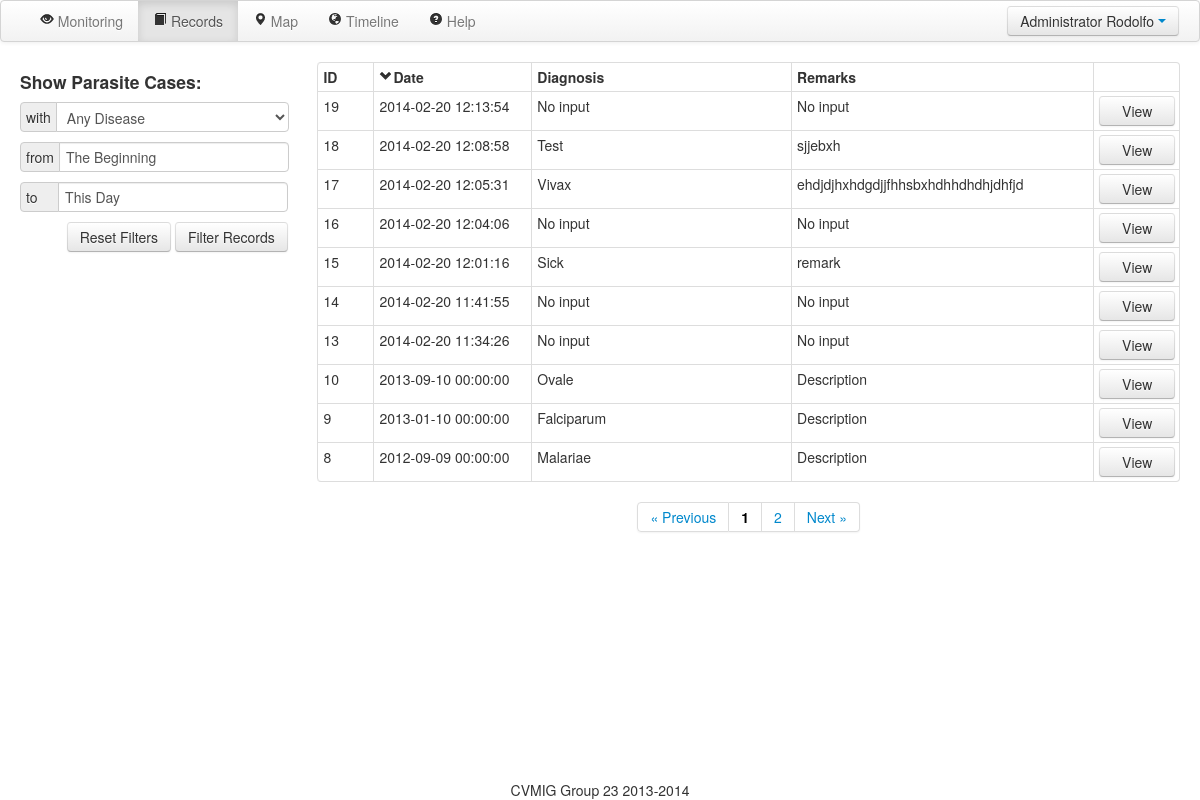
The page /records/ (signed in) on the database as committed earlier.
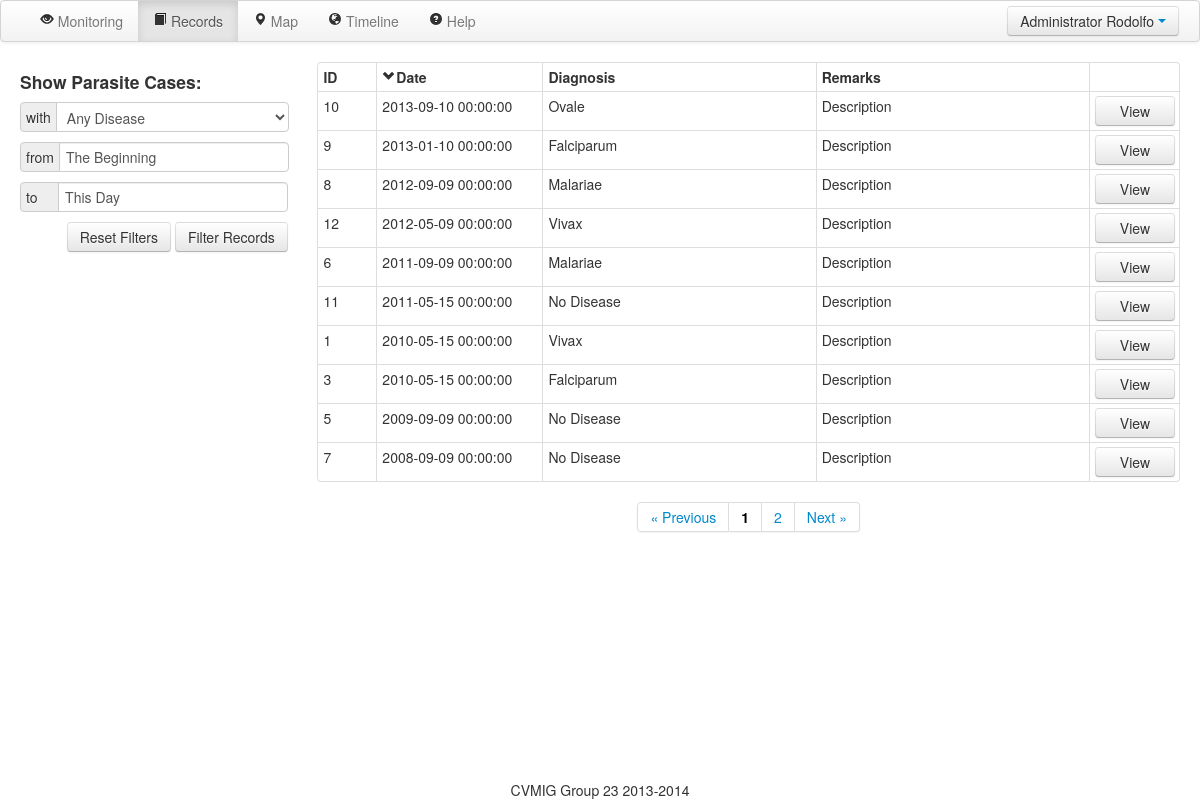
The same page on the database as committed later.
### serveus/models.py (models this page shows, shortened)
class Case(db.Model):
    __tablename__ = 'case'
    id = db.Column(db.Integer, primary_key=True)
    date = db.Column(db.DateTime())
    parasite = db.Column(db.String(100))
    description = db.Column(db.String(1000))
    comment = db.Column(db.String(1000))
    lat = db.Column(db.Float)
    lng = db.Column(db.Float)
    user_id = db.Column(db.Integer, db.ForeignKey('user.id'))
    images = db.relationship('Image', backref='case', lazy='dynamic')

### serveus/views.py (the view)
@app.route('/records/')
@login_required
def records():
    print request.args.get('page')
    if not request.args.get('page'):
        page = 1
    else:
        page = int(request.args.get('page'))
    if request.args:
        parasiteSelected = request.args.get('parasite_selection')
        parasiteIndex = parasiteList.index(parasiteSelected)
        date_start = request.args.get('date_start')
        date_end = request.args.get('date_end')
        sort_by = request.args.get('sort_by')
        order = request.args.get('order')
        caseList=''
        if date_start != 'The Beginning' :
            a=request.args.get('date_start')
            b=a.split('/')
            dt=datetime.date(int(b[2]),int(b[0]),int(b[1]))
            a=request.args.get('date_end')
            b=a.split('/')
            dte=datetime.date(int(b[2]),int(b[0]),int(b[1])) + datetime.timedelta(days=1)
        else :
            dt=datetime.date(1000,1,1)
            dte=datetime.date(9000,12,31)
        sortby=''
        if sort_by== 'date':
            sortby='date'
        elif sort_by== 'parasite':
            sortby='parasite'
        elif sort_by== 'description':
            sortby='description'
        else:
            sortby='id'
        param= "\"case\"."+sortby+" "+order
        print param
        if parasiteIndex == 0: # Display all
            caseList= Case.query.filter(Case.date>=dt,Case.date<=dte).order_by(param)
        else:
            caseList = Case.query.filter(Case.parasite==parasiteList[parasiteIndex],Case.date>=dt,Case.date<=dte).order_by(param)
    else:
        parasiteIndex = 0
        date_start = "The Beginning"
        date_end = "This Day"
        sort_by = "date"
        order = "desc"
        caseList = Case.query.order_by(Case.date.desc())
    if (str(current_user.usertype)=='Microscopist'):
        templist=[]
        for i in caseList:
            if(i.user == current_user):
                templist.append(i)
        caseList=templist
    caseList = [i for i in caseList]
    pagination = Pagination(page, Pagination.PER_PAGE, len(caseList))
    caseList = caseList[(page-1)*Pagination.PER_PAGE : ((page-1)*Pagination.PER_PAGE) + Pagination.PER_PAGE]
    return render_template("records.html", caseList = caseList, pagination = pagination, parasiteList = parasiteList, parasiteIndex = parasiteIndex, date_start = date_start, date_end = date_end, sort_by = sort_by, order = order, user = current_user)

### serveus/misc.py (called while the page is built)
    @property
    def pages(self):
        return int(ceil(self.total_count / float(self.per_page)))

    @property
    def has_prev(self):
        return self.page > 1

    @property
    def has_next(self):
        return self.page < self.pages

    def iter_pages(self, left_edge=2, left_current=2,
                   right_current=5, right_edge=2):
        last = 0
        for num in xrange(1, self.pages + 1):
            if num <= left_edge or \
               (num > self.page - left_current - 1 and \
                num < self.page + right_current) or \
               num > self.pages - right_edge:
                if last + 1 != num:
                    yield None
                yield num
                last = num

### serveus/models.py (called while the page is built)
    def __str__(self):
        return self.name

### serveus/views.py (called while the page is built)
@login_manager.user_loader
def load_user(userid):
    return User.query.get(userid)

### serveus/templates/records.html (shortened to what the changed rows need)
<!DOCTYPE html>
<html>
	<head>
		<link href="/static/css/bootstrap.min.css" rel="stylesheet" media="screen">
		<link href="/static/css/bootstrap-responsive.css" rel="stylesheet">
        <link href="/static/css/eyecon-datepicker.css" rel="stylesheet">
	</head>
	<body>
    <div id="super">
		<div class="container-fluid">
            <div class="row-fluid">
				<div class="span9" style="background-color: white;">
				    <table class="table table-bordered table-condensed">
					<tr>
                    <th class="span1">ID</div>
                    <th class="span2" onclick="sort('date');" style="min-width: 80px; cursor: pointer;">Date <div class="pull-left"><i class="" id="date_chevron"></i></div>
                    <th class="span3" onclick="sort('parasite');" style="cursor: pointer;">Diagnosis <div class="pull-left"></div>
                    <th class="span3" onclick="sort('description');" style="cursor: pointer;">Remarks <div class="pull-left"></div>
                    <th class="span1">
                    {% for i in caseList %}
					<tr><td>{{i.id}}<td>{{i.date}}<td>{{i.parasite}}<td>{{i.description}}<td><a href="/case/{{ i.id }}/" class="btn" style="width: calc(100% - 25px)">View</a>
                    {% endfor %}
                    {% if pagination.pages %}
                    <div class="pagination" style="text-align: center">
                    <ul>
                    {% for page in pagination.iter_pages() %}{% if page %}<li><a href="#" {% if page != pagination.page %}onclick="set_page('{{page}}')"{% else %}style="color: black; font-weight: bold"{% endif %}>{{ page }}</a></li>{% endif %}{% endfor %}
                    </ul>
                    </div>
                    {% endif %}
				</div>
			</div>
		</div>
	</body>
</html>

Rows that differ between the two databases and show on the page:
removed Case: id "19", date "2014-02-20 12:13:54", parasite "No input", description "No input"
removed Case: id "18", date "2014-02-20 12:08:58", parasite "Test", description "sjjebxh"
removed Case: id "17", date "2014-02-20 12:05:31", parasite "Vivax", description "ehdjdjhxhdgdjjfhhsbxhdhhdhdhjdhfjd"
removed Case: id "16", date "2014-02-20 12:04:06", parasite "No input", description "No input"
removed Case: id "15", date "2014-02-20 12:01:16", parasite "Sick", description "remark"
removed Case: id "14", date "2014-02-20 11:41:55", parasite "No input", description "No input"
removed Case: id "13", date "2014-02-20 11:34:26", parasite "No input", description "No input"
now on this page (row unchanged): Case: id "12", date "2012-05-09 00:00:00", parasite "Vivax", description "Description"
now on this page (row unchanged): Case: id "6", date "2011-09-09 00:00:00", parasite "Malariae", description "Description"
now on this page (row unchanged): Case: id "11", date "2011-05-15 00:00:00", parasite "No Disease", description "Description"
now on this page (row unchanged): Case: id "1", date "2010-05-15 00:00:00", parasite "Vivax", description "Description"
now on this page (row unchanged): Case: id "3", date "2010-05-15 00:00:00", parasite "Falciparum", description "Description"
now on this page (row unchanged): Case: id "5", date "2009-09-09 00:00:00", parasite "No Disease", description "Description"
now on this page (row unchanged): Case: id "7", date "2008-09-09 00:00:00", parasite "No Disease", description "Description"
